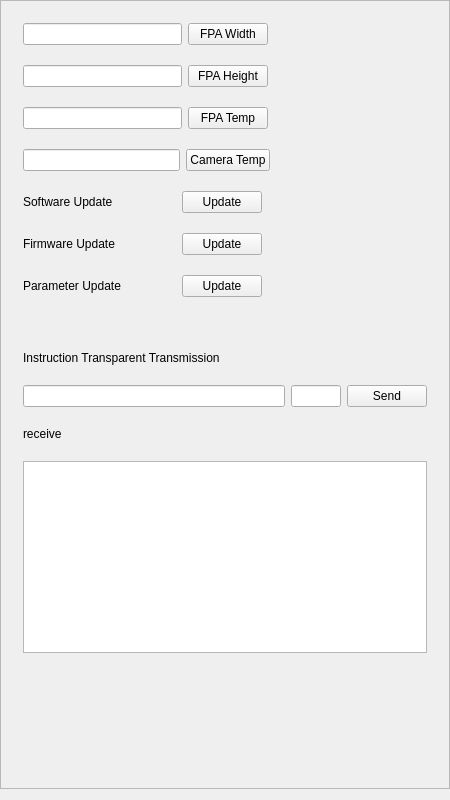
<?xml version="1.0" encoding="UTF-8"?>
<ui version="4.0">
 <class>GeneralPageClass</class>
 <widget class="QWidget" name="GeneralPageClass">
  <property name="geometry">
   <rect>
    <x>0</x>
    <y>0</y>
    <width>450</width>
    <height>800</height>
   </rect>
  </property>
  <property name="windowTitle">
   <string>GeneralPage</string>
  </property>
  <layout class="QVBoxLayout" name="verticalLayout_3">
   <property name="leftMargin">
    <number>0</number>
   </property>
   <property name="topMargin">
    <number>0</number>
   </property>
   <property name="rightMargin">
    <number>0</number>
   </property>
   <item>
    <widget class="QScrollArea" name="scrollArea">
     <property name="widgetResizable">
      <bool>true</bool>
     </property>
     <widget class="QWidget" name="scrollAreaWidgetContents">
      <property name="geometry">
       <rect>
        <x>0</x>
        <y>0</y>
        <width>448</width>
        <height>789</height>
       </rect>
      </property>
      <layout class="QVBoxLayout" name="verticalLayout_2">
       <item>
        <widget class="QWidget" name="widget" native="true">
         <layout class="QVBoxLayout" name="verticalLayout">
          <property name="spacing">
           <number>20</number>
          </property>
          <item>
           <layout class="QHBoxLayout" name="horizontalLayout">
            <item>
             <widget class="QLineEdit" name="fpaWidthEdit"/>
            </item>
            <item>
             <widget class="QPushButton" name="fpaWidthBtn">
              <property name="text">
               <string>FPA Width</string>
              </property>
             </widget>
            </item>
            <item>
             <spacer name="horizontalSpacer">
              <property name="orientation">
               <enum>Qt::Horizontal</enum>
              </property>
              <property name="sizeHint" stdset="0">
               <size>
                <width>40</width>
                <height>20</height>
               </size>
              </property>
             </spacer>
            </item>
           </layout>
          </item>
          <item>
           <layout class="QHBoxLayout" name="horizontalLayout_2">
            <item>
             <widget class="QLineEdit" name="fpaHeightEdit"/>
            </item>
            <item>
             <widget class="QPushButton" name="fpaHeightBtn">
              <property name="text">
               <string>FPA Height</string>
              </property>
             </widget>
            </item>
            <item>
             <spacer name="horizontalSpacer_2">
              <property name="orientation">
               <enum>Qt::Horizontal</enum>
              </property>
              <property name="sizeHint" stdset="0">
               <size>
                <width>40</width>
                <height>20</height>
               </size>
              </property>
             </spacer>
            </item>
           </layout>
          </item>
          <item>
           <layout class="QHBoxLayout" name="horizontalLayout_3">
            <item>
             <widget class="QLineEdit" name="fpaTempEdit"/>
            </item>
            <item>
             <widget class="QPushButton" name="fpaTempBtn">
              <property name="text">
               <string>FPA Temp</string>
              </property>
             </widget>
            </item>
            <item>
             <spacer name="horizontalSpacer_3">
              <property name="orientation">
               <enum>Qt::Horizontal</enum>
              </property>
              <property name="sizeHint" stdset="0">
               <size>
                <width>40</width>
                <height>20</height>
               </size>
              </property>
             </spacer>
            </item>
           </layout>
          </item>
          <item>
           <layout class="QHBoxLayout" name="horizontalLayout_4">
            <item>
             <widget class="QLineEdit" name="cameraTempEdit"/>
            </item>
            <item>
             <widget class="QPushButton" name="cameraTempBtn">
              <property name="text">
               <string>Camera Temp</string>
              </property>
             </widget>
            </item>
            <item>
             <spacer name="horizontalSpacer_4">
              <property name="orientation">
               <enum>Qt::Horizontal</enum>
              </property>
              <property name="sizeHint" stdset="0">
               <size>
                <width>40</width>
                <height>20</height>
               </size>
              </property>
             </spacer>
            </item>
           </layout>
          </item>
          <item>
           <layout class="QHBoxLayout" name="horizontalLayout_5">
            <item>
             <widget class="QLabel" name="label">
              <property name="minimumSize">
               <size>
                <width>153</width>
                <height>0</height>
               </size>
              </property>
              <property name="text">
               <string>Software Update</string>
              </property>
             </widget>
            </item>
            <item>
             <widget class="QPushButton" name="softUpdateBtn">
              <property name="text">
               <string>Update</string>
              </property>
             </widget>
            </item>
            <item>
             <spacer name="horizontalSpacer_5">
              <property name="orientation">
               <enum>Qt::Horizontal</enum>
              </property>
              <property name="sizeHint" stdset="0">
               <size>
                <width>40</width>
                <height>20</height>
               </size>
              </property>
             </spacer>
            </item>
           </layout>
          </item>
          <item>
           <layout class="QHBoxLayout" name="horizontalLayout_6">
            <item>
             <widget class="QLabel" name="label_2">
              <property name="minimumSize">
               <size>
                <width>153</width>
                <height>0</height>
               </size>
              </property>
              <property name="text">
               <string>Firmware Update</string>
              </property>
             </widget>
            </item>
            <item>
             <widget class="QPushButton" name="firmUpdateBtn">
              <property name="text">
               <string>Update</string>
              </property>
             </widget>
            </item>
            <item>
             <spacer name="horizontalSpacer_6">
              <property name="orientation">
               <enum>Qt::Horizontal</enum>
              </property>
              <property name="sizeHint" stdset="0">
               <size>
                <width>40</width>
                <height>20</height>
               </size>
              </property>
             </spacer>
            </item>
           </layout>
          </item>
          <item>
           <layout class="QHBoxLayout" name="horizontalLayout_8">
            <item>
             <widget class="QLabel" name="label_5">
              <property name="minimumSize">
               <size>
                <width>153</width>
                <height>0</height>
               </size>
              </property>
              <property name="text">
               <string>Parameter Update</string>
              </property>
             </widget>
            </item>
            <item>
             <widget class="QPushButton" name="parameterUpdateBtn">
              <property name="text">
               <string>Update</string>
              </property>
             </widget>
            </item>
            <item>
             <spacer name="horizontalSpacer_7">
              <property name="orientation">
               <enum>Qt::Horizontal</enum>
              </property>
              <property name="sizeHint" stdset="0">
               <size>
                <width>40</width>
                <height>20</height>
               </size>
              </property>
             </spacer>
            </item>
           </layout>
          </item>
          <item>
           <widget class="QLabel" name="processLabel">
            <property name="text">
             <string/>
            </property>
           </widget>
          </item>
          <item>
           <widget class="QLabel" name="label_3">
            <property name="text">
             <string>Instruction Transparent Transmission</string>
            </property>
           </widget>
          </item>
          <item>
           <layout class="QHBoxLayout" name="horizontalLayout_7">
            <item>
             <widget class="QLineEdit" name="sendEdit"/>
            </item>
            <item>
             <widget class="QLineEdit" name="timeOutEdit">
              <property name="maximumSize">
               <size>
                <width>50</width>
                <height>16777215</height>
               </size>
              </property>
             </widget>
            </item>
            <item>
             <widget class="QPushButton" name="serialSendBtn">
              <property name="text">
               <string>Send</string>
              </property>
             </widget>
            </item>
           </layout>
          </item>
          <item>
           <widget class="QLabel" name="label_4">
            <property name="text">
             <string>receive</string>
            </property>
           </widget>
          </item>
          <item>
           <widget class="QTextEdit" name="receiveEdit"/>
          </item>
          <item>
           <spacer name="verticalSpacer">
            <property name="orientation">
             <enum>Qt::Vertical</enum>
            </property>
            <property name="sizeHint" stdset="0">
             <size>
              <width>20</width>
              <height>40</height>
             </size>
            </property>
           </spacer>
          </item>
         </layout>
        </widget>
       </item>
      </layout>
     </widget>
    </widget>
   </item>
  </layout>
 </widget>
 <layoutdefault spacing="6" margin="11"/>
 <resources/>
 <connections/>
</ui>
